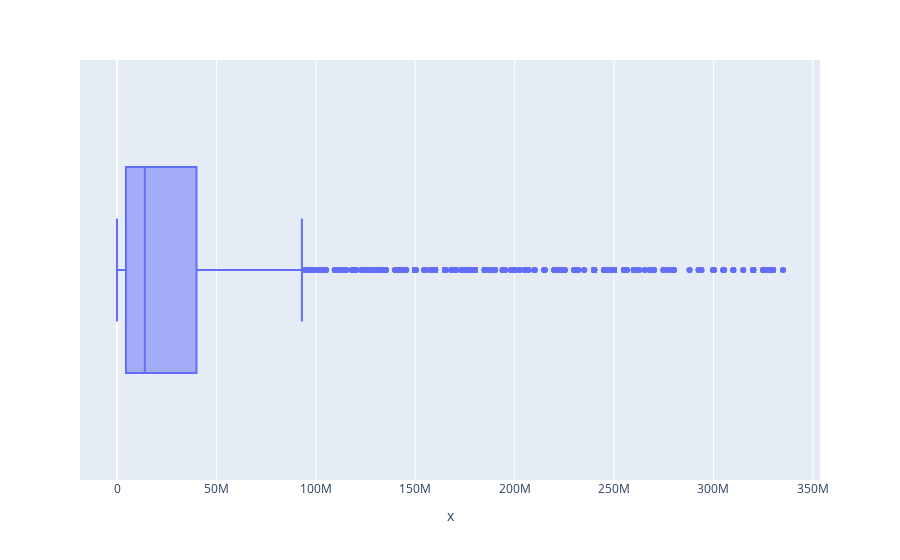

Source (notebook cell):
### Markdown cell above
#### Networth

### Code cell
fig = px.box( x = df.networth)
fig.show()

### Figure 1 — Plotly figure (JSON) as saved in the notebook; plotly's stock layout.template omitted (floating-point values rounded to 4 significant figures; data arrays with more than 128 entries replaced by an {"elided": "..."} marker saying what was removed)
{"data": [{"alignmentgroup": "True", "hovertemplate": "x=%{x}<extra></extra>", "legendgroup": "", "marker": {"color": "#636efa"}, "name": "", "notched": false, "offsetgroup": "", "orientation": "h", "showlegend": false, "type": "box", "x": {"elided": "15330 float values"}, "x0": " ", "xaxis": "x", "y0": " ", "yaxis": "y"}], "layout": {"boxmode": "group", "legend": {"tracegroupgap": 0}, "margin": {"t": 60}, "xaxis": {"anchor": "y", "domain": [0, 1], "title": {"text": "x"}}, "yaxis": {"anchor": "x", "domain": [0, 1]}}}
